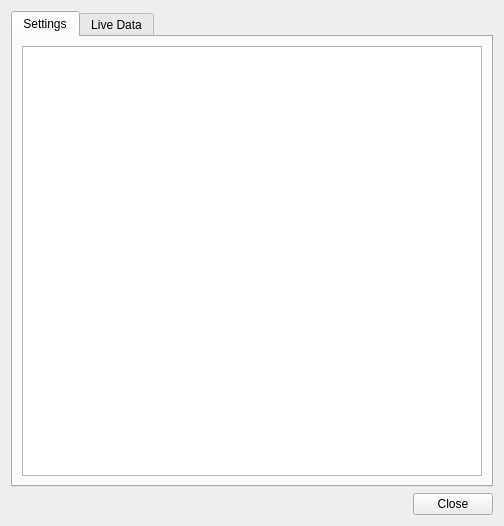
<?xml version="1.0" encoding="UTF-8"?>
<ui version="4.0">
 <class>DiagnosticDisplay</class>
 <widget class="QWidget" name="DiagnosticDisplay">
  <property name="geometry">
   <rect>
    <x>0</x>
    <y>0</y>
    <width>504</width>
    <height>526</height>
   </rect>
  </property>
  <property name="windowTitle">
   <string>Diagnostic Display</string>
  </property>
  <layout class="QVBoxLayout" name="verticalLayout_3">
   <item>
    <widget class="QTabWidget" name="tabWidget">
     <property name="currentIndex">
      <number>0</number>
     </property>
     <widget class="QWidget" name="tab">
      <attribute name="title">
       <string>Settings</string>
      </attribute>
      <layout class="QVBoxLayout" name="verticalLayout_2">
       <item>
        <widget class="QTableWidget" name="tblParams"/>
       </item>
      </layout>
     </widget>
     <widget class="QWidget" name="tab_2">
      <attribute name="title">
       <string>Live Data</string>
      </attribute>
      <layout class="QVBoxLayout" name="verticalLayout">
       <item>
        <widget class="QTableView" name="tblLiveData"/>
       </item>
       <item>
        <widget class="QLabel" name="label">
         <property name="text">
          <string>Selecting too many items will slow down the GUI</string>
         </property>
        </widget>
       </item>
      </layout>
     </widget>
    </widget>
   </item>
   <item>
    <layout class="QHBoxLayout" name="horizontalLayout">
     <item>
      <spacer name="horizontalSpacer">
       <property name="orientation">
        <enum>Qt::Horizontal</enum>
       </property>
       <property name="sizeHint" stdset="0">
        <size>
         <width>40</width>
         <height>20</height>
        </size>
       </property>
      </spacer>
     </item>
     <item>
      <widget class="QPushButton" name="pushButton">
       <property name="text">
        <string>Close</string>
       </property>
      </widget>
     </item>
    </layout>
   </item>
  </layout>
 </widget>
 <resources/>
 <connections>
  <connection>
   <sender>pushButton</sender>
   <signal>clicked()</signal>
   <receiver>DiagnosticDisplay</receiver>
   <slot>hide()</slot>
   <hints>
    <hint type="sourcelabel">
     <x>341</x>
     <y>540</y>
    </hint>
    <hint type="destinationlabel">
     <x>285</x>
     <y>369</y>
    </hint>
   </hints>
  </connection>
 </connections>
</ui>
